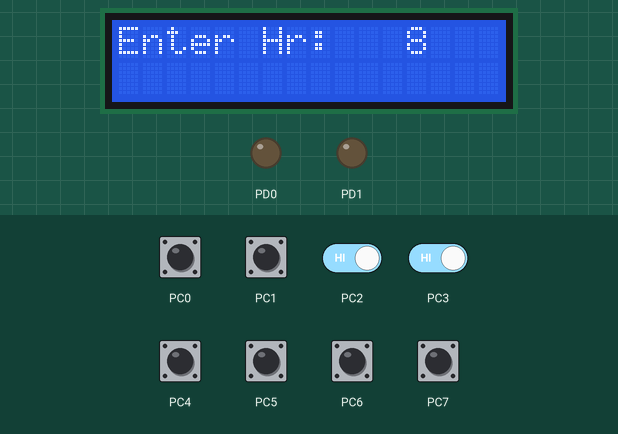
Recording of a program running on a simulated ATmega328P, built with avr-gcc and emulated at 8 MHz. Shown: 16×2 character LCD, output pins drawn as LEDs (lit = HIGH). Wiring (inferred from the names in the program): character LCD (HD44780): RS PD2; E PD3; data PD4, PD5, PD6, PD7. The inputs (shaded band) are chosen by the test bench; at power-on: PC0–7 HIGH. Pins used as bus, display or sensor lines are not drawn.

Above: at 2.1 s.
2.2 s: PC2 driven LOW
At 3.0 s:
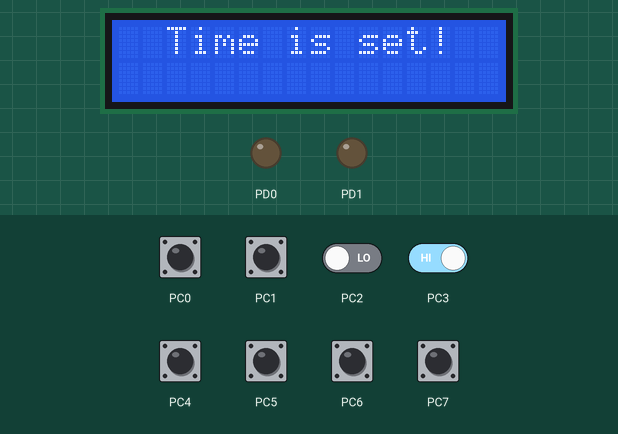
4.0 s: PC3 driven LOW
At 4.14 s:
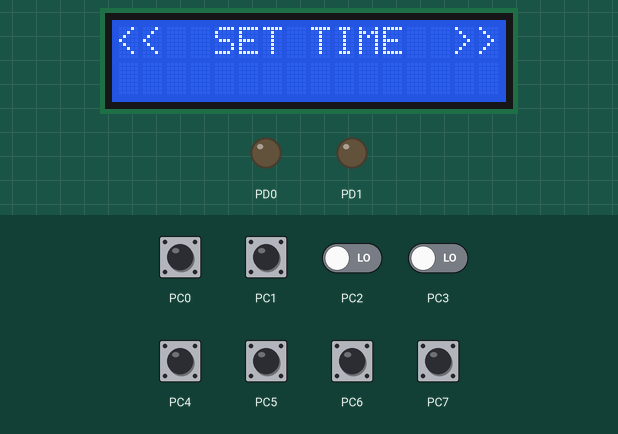
6.6 s: PC0 driven LOW
At 6.74 s:
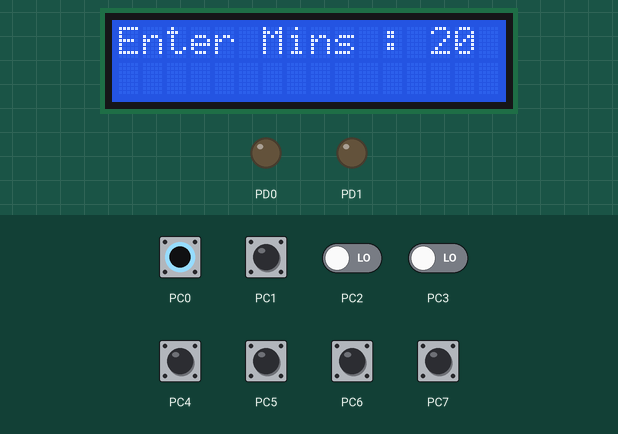
8.8 s: PC0 pulsed HIGH 5 times (0.12 s each, 0.3 s apart)
At 10.1 s:
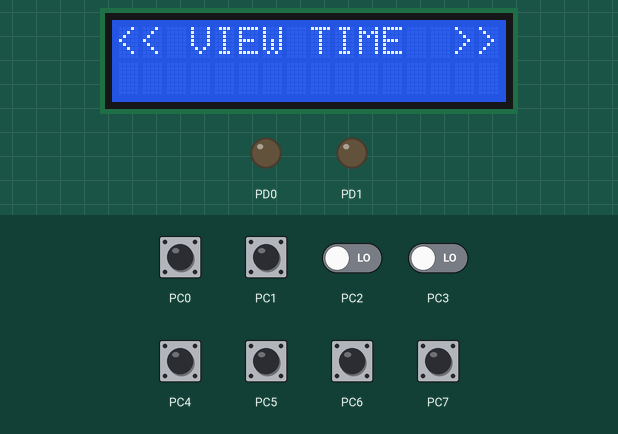
12.4 s: PC0 driven HIGH
At 13.6 s:
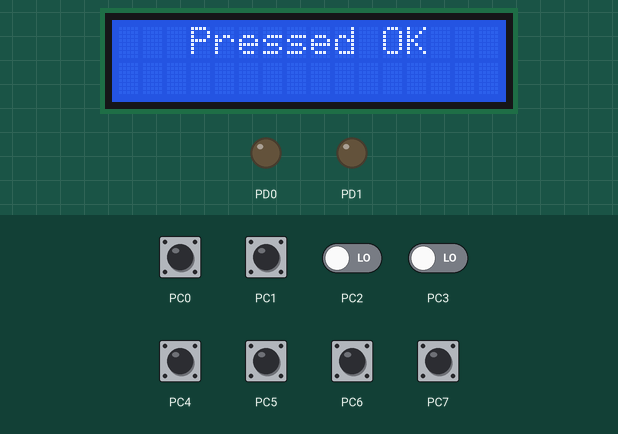
14.2 s: PC2 driven HIGH
At 15.4 s:
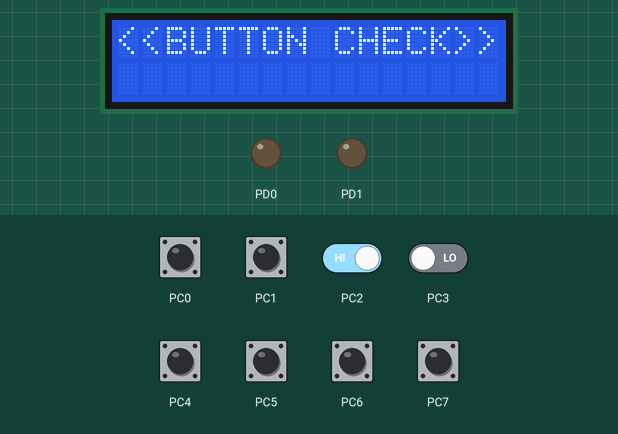
Timing chart, 0 to 17.2 s (numbered marks = the images above; inputs shaded):
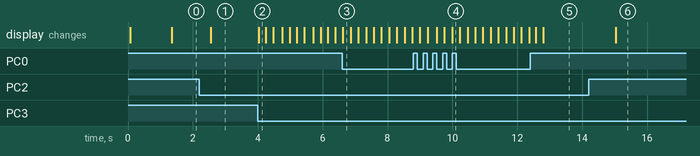

The program:

main.cpp
```cpp
/*
AVR code for input subsystem of digital alarm clock
(E.M.S.S.N. Ekanayake - 190164M)
*/

#include <avr/io.h>
#define F_CPU 8000000UL
#include <avr/io.h>
#include <util/delay.h>
#include <stdbool.h>
#include <stdio.h>

#define LCD_Dir  DDRD		//define display data, register, enable pins for LCD
#define LCD_Port PORTD
#define RS PD2
#define EN PD3

const int del=200;		//debounce delay

int starthour = 8;		//starting time
int startmins = 20;

int mins = startmins;	//time variables
int hours = starthour;

char str_hour[10];
char str_min[10];
char str_sthour[10];
char str_stmin[10];

int currentmode = 0;	//menu
int maxmodes = 3;
char *optionNames[3] = {"<<  SET TIME  >>","<< VIEW TIME  >>","<<BUTTON CHECK>>"};

void LCD_Command(unsigned char cmnd );		//functions
void LCD_Char(unsigned char data );
void LCD_Init (void);
void LCD_String (char *str);
void LCD_Clear();
bool pressed_button (int btn);
void check_buttons();
void print_time();
void set_mode(int mode);
void menu_modes();


int main(void)
{
	DDRC = 0x00;

	LCD_Init();		//initialize LCD

	LCD_String("<<  Welcome!  >>");
	_delay_ms(1000);
	LCD_String(optionNames[currentmode]);
	_delay_ms(200);
	LCD_Clear();

	set_mode(currentmode);

	while (1)
	{
		if (pressed_button(PINC3))
		{
			menu_modes();
		}
	}
}

void LCD_Command(unsigned char cmnd )	//sends commands for LCD
{
	LCD_Port = (LCD_Port & 0x0F) | (cmnd & 0xF0);
	LCD_Port &= ~ (1<<RS);
	LCD_Port |= (1<<EN);
	_delay_us(1);
	LCD_Port &= ~ (1<<EN);

	_delay_us(200);

	LCD_Port = (LCD_Port & 0x0F) | (cmnd << 4);
	LCD_Port |= (1<<EN);
	_delay_us(1);
	LCD_Port &= ~ (1<<EN);
	_delay_ms(2);
}

void LCD_Char( unsigned char data )		//prints a character on LCD
{
	LCD_Port = (LCD_Port & 0x0F) | (data & 0xF0);
	LCD_Port |= (1<<RS);
	LCD_Port|= (1<<EN);
	_delay_us(1);
	LCD_Port &= ~ (1<<EN);

	_delay_us(200);

	LCD_Port = (LCD_Port & 0x0F) | (data << 4);
	LCD_Port |= (1<<EN);
	_delay_us(1);
	LCD_Port &= ~ (1<<EN);
	_delay_ms(2);
}

void LCD_Init (void)	//Initializes LCD
{
	LCD_Dir = 0xFF;
	_delay_ms(20);

	LCD_Command(0x02);
	LCD_Command(0x28);
	LCD_Command(0x0c);
	LCD_Command(0x06);
	LCD_Command(0x01);
	_delay_ms(2);
}

void LCD_String (char *str)		//sends string to print on LCD
{
	//LCD_Clear();
	int i;
	for(i=0; str[i]!=0; i++)
	{
		LCD_Char (str[i]);
	}
	return;
}

void LCD_Clear()	//clear LCD screen
{
	LCD_Command (0x01);
	_delay_ms(2);
	LCD_Command (0x80);
}

bool pressed_button (int btn)		//determines whether the given button is pressed or not
{
	if (!(PINC & (1<<btn)))
	{
		return true;
	}
	else
	{
		return false;
	}
}

void check_buttons()		///prints which a button is pressed. exits when BACK is pressed
{
	while(true)
	{
		if (pressed_button(PINC0))
		{
			LCD_String("   Pressed UP   ");
			LCD_Command(0xC0);
			LCD_String("                ");
		}
		else if (pressed_button(PINC1))
		{
			LCD_String("  Pressed DOWN");
			LCD_Command(0xC0);
			LCD_String("                ");
		}
		else if (pressed_button(PINC2))
		{
			LCD_String("   Pressed OK");
			LCD_Command(0xC0);
			LCD_String("                ");
		}
		else if (pressed_button(PINC3))
		{
			LCD_String("  Pressed BACK");
			LCD_Command(0xC0);
			LCD_String("                ");
			_delay_ms(500);
			break;
		}
		/*else if()		//for long press
		{
			break;
		}*/
		else
		{
			LCD_Clear();
		}
	}
}

void print_time()		//prints the user given time
{
	while(true)
	{
		LCD_Command(0x02);
		sprintf(str_hour,"%d",hours);
		LCD_String("Current time:   ");
		LCD_Command(0xC0);
		LCD_String("    ");
		LCD_String(str_hour);
		LCD_String(" : ");
		sprintf(str_min,"%d",mins);
		LCD_String(str_min);
		_delay_ms(del);

		if (pressed_button(PINC3))
		{
			LCD_Clear();
			break;
		}
	}
}

void set_mode(int mode)			////this executes the mode which is selected by user
{
	if(mode==0)
	{
		while(true)
		{
			LCD_Command(0x02);
			LCD_String("Enter Hr:   ");
			sprintf(str_sthour,"%d",starthour);
			LCD_String(str_sthour);
			LCD_String(" ");

			if (pressed_button(PINC0))
			{
				starthour++;
				starthour%=24;
			}
			else if (pressed_button(PINC1))
			{
				starthour--;
				if (starthour<0)
				{
					starthour=23;
				}
			}
			else if (pressed_button(PINC2))
			{
				hours=starthour;
				break;
			}
			else if (pressed_button(PINC3))
			{
				return;
			}
			_delay_ms(del);
		}
		_delay_ms(del);
		while(true)
		{
			LCD_Command(0x02);
			LCD_String("Enter Mins : ");
			sprintf(str_stmin,"%d",startmins);
			LCD_String(str_stmin);
			LCD_String(" ");

			if (pressed_button(PINC0))
			{
				startmins++;
				startmins%=60;
			}
			else if (pressed_button(PINC1))
			{
				startmins--;
				if (startmins<0)
				{
					startmins=59;
				}
			}
			else if(pressed_button(PINC2))
			{
				mins=startmins;
				break;
			}
			else if (pressed_button(PINC3))
			{
				return;
			}
			_delay_ms(del);
		}
		LCD_Command(0x02);
		LCD_String("  Time is set!   ");
		_delay_ms(del);
	}
	else if (mode==1)
	{
		print_time();
		_delay_ms(del);
	}
	else if (mode==2)
	{
		check_buttons();
		_delay_ms(del);
	}
}

void menu_modes()		//switches between menu modes
{
	while(true)
	{
		LCD_Command(0x02);
		LCD_String(optionNames[currentmode]);
		_delay_ms(del);

		if (pressed_button(PINC0))
		{
			currentmode+=1;
			currentmode%=maxmodes;
		}
		else if(pressed_button(PINC1))
		{
			currentmode-=1;
			if (currentmode<0)
			{
				currentmode=maxmodes-1;
			}
		}
		else if(pressed_button(PINC2))
		{
			LCD_Clear();
			_delay_ms(del);
			set_mode(currentmode);
		}
		else if (pressed_button(PINC3))
		{
			_delay_ms(del);
			//return;
		}
	}
}
```

Measured:
- after the input at 2.2 s, the display: changes after 0.35 s (image 1)
- after the input at 4.0 s, the display: changes at once (image 2)
- after the input at 6.6 s, the display: changes at once (image 3)
- after the input at 8.8 s, the display: first differs from a run without the input after 0.72 s (image 4 shows a later state)
- after the input at 12.4 s, the display: first changes after 0.17 s (image 5 shows a later state)
- after the input at 14.2 s, the display: changes after 0.84 s (image 6)
